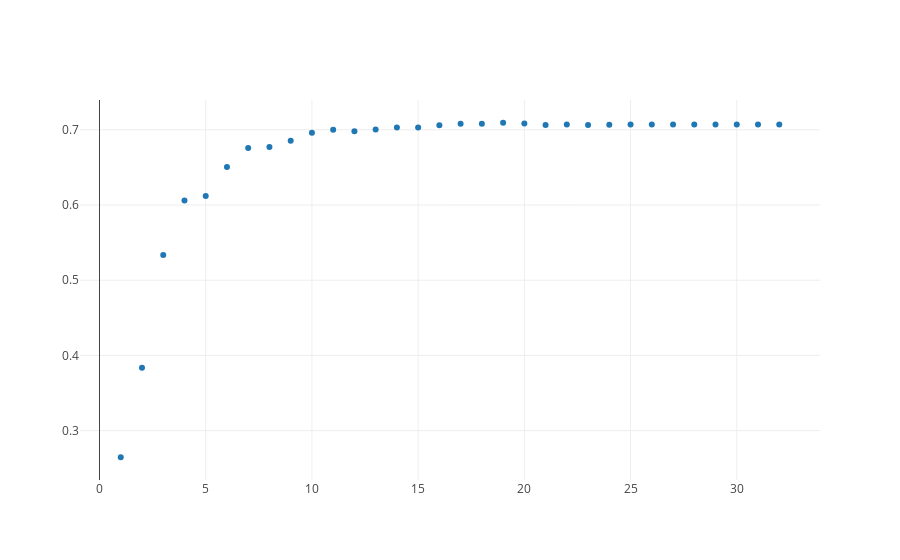

The notebook cell this image was saved under:
### Code cell
from graph import trace_values, plot
trace = trace_values(x_values, y_values)
plot([trace])

### Figure 1 — Plotly figure (JSON) as saved in the notebook; plotly's stock layout.template omitted (floating-point values rounded to 4 significant figures)
{"data": [{"mode": "markers", "name": "data", "text": [], "type": "scatter", "uid": "085878a3-a1b0-49e8-977e-f638de6989bb", "x": [32, 31, 30, 29, 28, 27, 26, 25, 24, 23, 22, 21, 20, 19, 18, 17, 16, 15, 14, 13, 12, 11, 10, 9, 8, 7, 6, 5, 4, 3, 2, 1], "y": [0.7071, 0.7071, 0.7071, 0.707, 0.7069, 0.7071, 0.7072, 0.707, 0.7066, 0.7065, 0.7069, 0.7063, 0.7082, 0.7094, 0.7081, 0.7081, 0.706, 0.7032, 0.7029, 0.7003, 0.6979, 0.7001, 0.696, 0.6855, 0.6771, 0.6758, 0.6505, 0.6119, 0.6059, 0.5334, 0.3835, 0.2646]}], "layout": {}}
